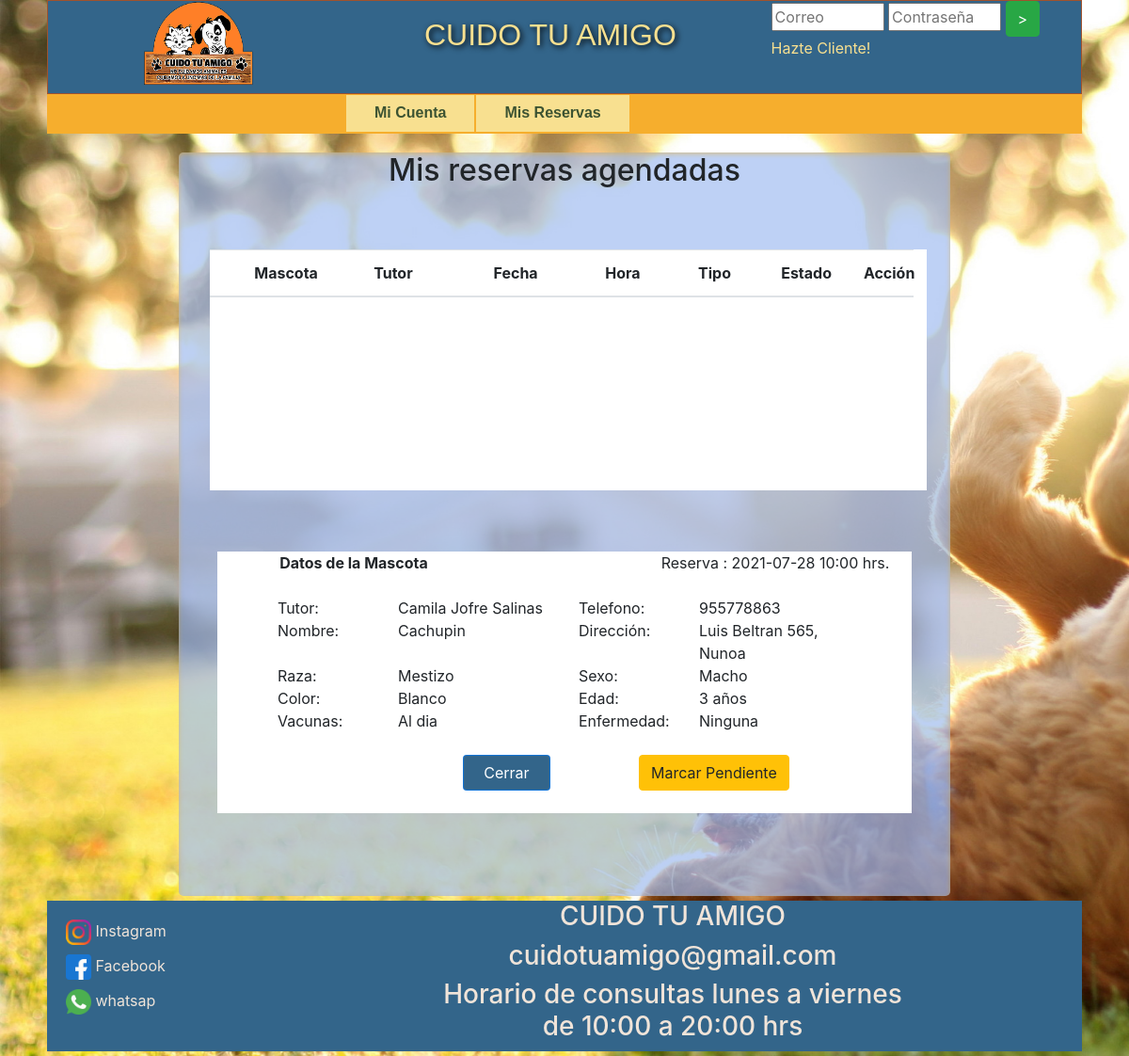
Screenshot of /vistas/privado/trabajador/mis_reservas.php?eia=33 with the database file from the repository.
### tables this page shows
CREATE TABLE `atencion` (
  `id_atencion` int(11) NOT NULL AUTO_INCREMENT,
  `id_horario` int(11) NOT NULL,
  `id_trabajador` int(11) NOT NULL,
  `id_mascota` int(11) NOT NULL,
  `estado_atencion` varchar(20) NOT NULL,
  `id_plan` int(11) DEFAULT NULL,
  PRIMARY KEY (`id_atencion`)
);

CREATE TABLE `horario` (
  `id_horario` int(11) NOT NULL AUTO_INCREMENT,
  `id_trabajador` int(11) NOT NULL,
  `nombre_mes` varchar(20) DEFAULT NULL,
  `nombre_dia` varchar(20) DEFAULT NULL,
  `numero_dia` int(11) DEFAULT NULL,
  `hora_dia` time NOT NULL,
  `fecha` date DEFAULT NULL,
  PRIMARY KEY (`id_horario`)
);

CREATE TABLE `persona` (
  `id_persona` int(11) NOT NULL AUTO_INCREMENT,
  `rut` varchar(50) DEFAULT NULL,
  `nombre` varchar(50) NOT NULL,
  `apellido_paterno` varchar(50) DEFAULT NULL,
  `apellido_materno` varchar(50) DEFAULT NULL,
  `direccion` varchar(50) DEFAULT NULL,
  `correo` varchar(50) DEFAULT NULL,
  `telefono` varchar(20) DEFAULT NULL,
  `id_comuna` int(11) DEFAULT NULL,
  PRIMARY KEY (`id_persona`)
);

CREATE TABLE `mascota` (
  `id_mascota` int(11) NOT NULL AUTO_INCREMENT,
  `id_cliente` int(11) NOT NULL,
  `nombre` varchar(50) NOT NULL,
  `chip_mascota` varchar(50) NOT NULL,
  `id_especie` int(11) DEFAULT NULL,
  `raza` varchar(20) NOT NULL,
  `edad` int(11) NOT NULL,
  `fecha_nacto` date NOT NULL,
  `sexo` varchar(10) NOT NULL,
  `tamanio` varchar(20) NOT NULL,
  `color` varchar(20) NOT NULL,
  `esterilizada` varchar(2) NOT NULL,
  `vacunas` varchar(50) NOT NULL,
  `enfermedad` varchar(50) NOT NULL,
  PRIMARY KEY (`id_mascota`)
);

CREATE TABLE `comuna` (
  `id_comuna` int(11) NOT NULL AUTO_INCREMENT,
  `nombre_comuna` varchar(50) DEFAULT NULL,
  PRIMARY KEY (`id_comuna`)
);

### vistas/privado/trabajador/mis_reservas.php (the view, shortened to what this page needs)
<!DOCTYPE html>
<?php
    include (DATA_PATH."conexiondb.php");
    include('../../comun/head.php');
    $pathPrivadoTrabajador = VPRIVADO_TRAB_PATH;
    $edit = false;
    if (isset($_GET['eia'])) {
        $editIdAtencion=$_GET["eia"];
        $acc=$_GET["acc"];
        if($acc == "close"){
            $edit = false;
            header("Location:$pathPrivadoTrabajador/mis_reservas.php");
        }else{
            $edit = true;
            $queryAtencion = "select a.id_atencion, a.estado_atencion ,m.nombre as mnombre, p.nombre, p.apellido_paterno, p.apellido_materno, p.direccion, p.telefono,
            co.nombre_comuna , h.fecha ,TIME_FORMAT(h.hora_dia, '%H:%i') as hora_dia , m.color, m.raza , m.sexo, m.edad, m.vacunas, m.enfermedad,  pl.nombre_plan from cuidotuamigodb.atencion a
            inner join cuidotuamigodb.mascota m on m.id_mascota = a.id_mascota
            inner join cuidotuamigodb.cliente c on c.id_cliente = m.id_cliente
            inner join cuidotuamigodb.horario h on h.id_horario = a.id_horario
            inner join cuidotuamigodb.trabajador t on t.id_trabajador  = a.id_trabajador
            inner join cuidotuamigodb.persona p on p.id_persona = c.id_persona
            inner join cuidotuamigodb.comuna co on co.id_comuna = p.id_comuna
            inner join cuidotuamigodb.plan pl on pl.id_plan = a.id_plan
            where a.id_atencion =$editIdAtencion";
            $resultadoAtencion = mysqli_query($conex,$queryAtencion);
            $rowAtencion = mysqli_fetch_array($resultadoAtencion);
        }
    }
?>
<body>
    <div id="contenedor">
        <?php
            include('../../comun/header.php');
        ?>
        <?php
            include('../../comun/menu_privado_trabajador.php');
        ?>
        <div>
            <div class="contenido">
                <h2 >Mis reservas agendadas</h2><br>
                <div class="table_mis_reservas_container">
                    <table class="table table-striped table_mis_reservas" style="background-color: white" id="reservas">
                        <thead>
                            <tr>
                            <th scope="col" class="table_mis_reservas_tr_5"></th>
                            <th scope="col" class="table_mis_reservas_tr_15">Mascota</th>
                            <th scope="col" class="table_mis_reservas_tr_20">Tutor</th>
                            <th scope="col" class="table_mis_reservas_tr_20">Fecha</th>
                            <th scope="col" class="table_mis_reservas_tr_15">Hora</th>
                            <th scope="col" class="table_mis_reservas_tr_15">Tipo</th>
                            <th scope="col" class="table_mis_reservas_tr_15">Estado</th>
                            <th scope="col" class="table_mis_reservas_tr_10">Acción</th>
                            </tr>
                        </thead>
                        <tbody id="tbd">
                        </tbody>
                    </table>
                </div>
                <br/>
                <?php
                    if($edit){
                ?>
                    <div style="background-color: white; margin: 5%">
                        <div class="row">
                            <div class="col-md-1"></div>
                            <div class="col-md-3"><strong>Datos de la Mascota</strong></div>
                            <div class="col-md-3"></div>
                            <div class="col-md-5">Reserva : <?php echo $rowAtencion['fecha'].' '.$rowAtencion['hora_dia'].' hrs.'; ?></div>
                        </div>
                        <br>
                        <div class="row">
                            <div class="col-md-1"></div>
                            <div class="col-md-2" style="text-align: left">Tutor:</div>
                            <div class="col-md-3" style="text-align: left"><?php echo $rowAtencion['nombre'].' '.$rowAtencion['apellido_paterno'].' '.$rowAtencion['apellido_materno']; ?></div>
                            <div class="col-md-2" style="text-align: left">Telefono:</div>
                            <div class="col-md-3" style="text-align: left"><?php echo $rowAtencion['telefono']; ?></div>
                        </div>
                        <div class="row">
                            <div class="col-md-1"></div>
                            <div class="col-md-2" style="text-align: left">Nombre:</div>
                            <div class="col-md-3" style="text-align: left"><?php echo $rowAtencion['mnombre']; ?></div>
                            <div class="col-md-2" style="text-align: left">Dirección:</div>
                            <div class="col-md-3" style="text-align: left"><?php echo $rowAtencion['direccion'].', '.$rowAtencion['nombre_comuna']; ?></div>
                        </div>
                        <div class="row">
                            <div class="col-md-1"></div>
                            <div class="col-md-2" style="text-align: left">Raza:</div>
                            <div class="col-md-3" style="text-align: left"><?php echo $rowAtencion['raza']; ?></div>
                            <div class="col-md-2" style="text-align: left">Sexo:</div>
                            <div class="col-md-3" style="text-align: left"><?php echo $rowAtencion['sexo']; ?></div>
                        </div>
                        <div class="row">
                            <div class="col-md-1"></div>
                            <div class="col-md-2" style="text-align: left">Color:</div>
                            <div class="col-md-3" style="text-align: left"><?php echo $rowAtencion['color']; ?></div>
                            <div class="col-md-2" style="text-align: left">Edad:</div>
                            <div class="col-md-3" style="text-align: left"><?php echo $rowAtencion['edad']; ?> años</div>
                        </div>
                        <div class="row">
                            <div class="col-md-1"></div>
                            <div class="col-md-2" style="text-align: left">Vacunas:</div>
                            <div class="col-md-3" style="text-align: left"><?php echo $rowAtencion['vacunas']; ?></div>
                            <div class="col-md-2" style="text-align: left">Enfermedad:</div>
                            <div class="col-md-3" style="text-align: left"><?php echo $rowAtencion['enfermedad']; ?></div>
                        </div>
                        <br>
                        <div class="row">
                            <div class="col-md-4"></div>
                            <div class="col-md-2"><input type="button" value="  Cerrar  " onclick="location.href='mis_reservas.php?acc=close'"  class="btn btn_planes"></div>
                            <div class="col-md-1"></div>
                            <div class="col-md-2">
                                <?php
                                    if(isset($rowAtencion['estado_atencion']) && strcasecmp($rowAtencion['estado_atencion'],"pendiente") == 0){
                                ?>
                                    <input type="button" value=" Realizado " onclick="location.href='mis_reservas.php?acc=done&eia=<?php echo $rowAtencion['id_atencion']?>'"  class="btn btn-success">
                                <?php
                                    }else{
                                ?>
                                    <input type="button" value="Marcar Pendiente" onclick="location.href='mis_reservas.php?acc=undo&eia=<?php echo $rowAtencion['id_atencion']?>'"  class="btn btn-warning">
                                <?php
                                    }
                                ?>
                            </div>
                        </div>
                        <br>
                    </div>
                <?php
                    }
                ?>
            </div>
        </div>
        <?php
            include('../../comun/footer.php');
        ?>
    </div>
</body>
</html>

### estatico/css/index.css (style rules this page uses)
body { background-image: url(../images/body.jpg); background-repeat: no-repeat; background-size: cover; }
#contenedor { width: 1100px; margin: 0 auto; }

### estatico/css/admin_reservas.css (style rules this page uses)
.contenido { background-color: rgba(160, 189, 241, 0.685) !important; margin: 0 auto; margin-top: 20px; padding: 0; width:820px; height: 790px; text-align: center; border-radius: 5px; box-shadow: inset 0 2px 5px rgba(240, 171, 24, 0.425); }
.btn_planes { color: #fff !important; background-color: #33658a !important; border-color: #007bffa4 !important; }

### estatico/css/reserva.css (style rules this page uses)
.btn_planes { color: #fff !important; background-color: #33658a !important; border-color: #007bffa4 !important; margin-left: 5%; }
table { display: flex; flex-flow: column; height: 100%; width: 100%; }
table thead { flex: 0 0 auto; width: calc(100% - 0.9em); }
table tbody { flex: 1 1 auto; display: block; overflow-y: scroll; }
table thead, table tbody tr { display: table; table-layout: fixed; }
.table_mis_reservas { width: 93%; margin: 4%; }
.table_mis_reservas_tr_5 { width: 5%; }
.table_mis_reservas_tr_10 { width: 10%; }
.table_mis_reservas_tr_15 { width: 15%; }
.table_mis_reservas_tr_20 { width: 20%; }
.table_mis_reservas_container { height: 16em; }

### rows the page displays
atencion: id_horario.fecha "2021-07-28", persona.nombre "Camila", persona.apellido_paterno "Jofre", persona.apellido_materno "Salinas", persona.telefono "955778863", id_mascota.nombre "Cachupin", persona.direccion "Luis Beltran 565", comuna.nombre_comuna "Nunoa", id_mascota.raza "Mestizo", id_mascota.sexo "Macho", id_mascota.color "Blanco", id_mascota.edad "3", id_mascota.vacunas "Al dia", id_mascota.enfermedad "Ninguna"

### other values shown
$rowAtencion['hora_dia'] "10:00"
